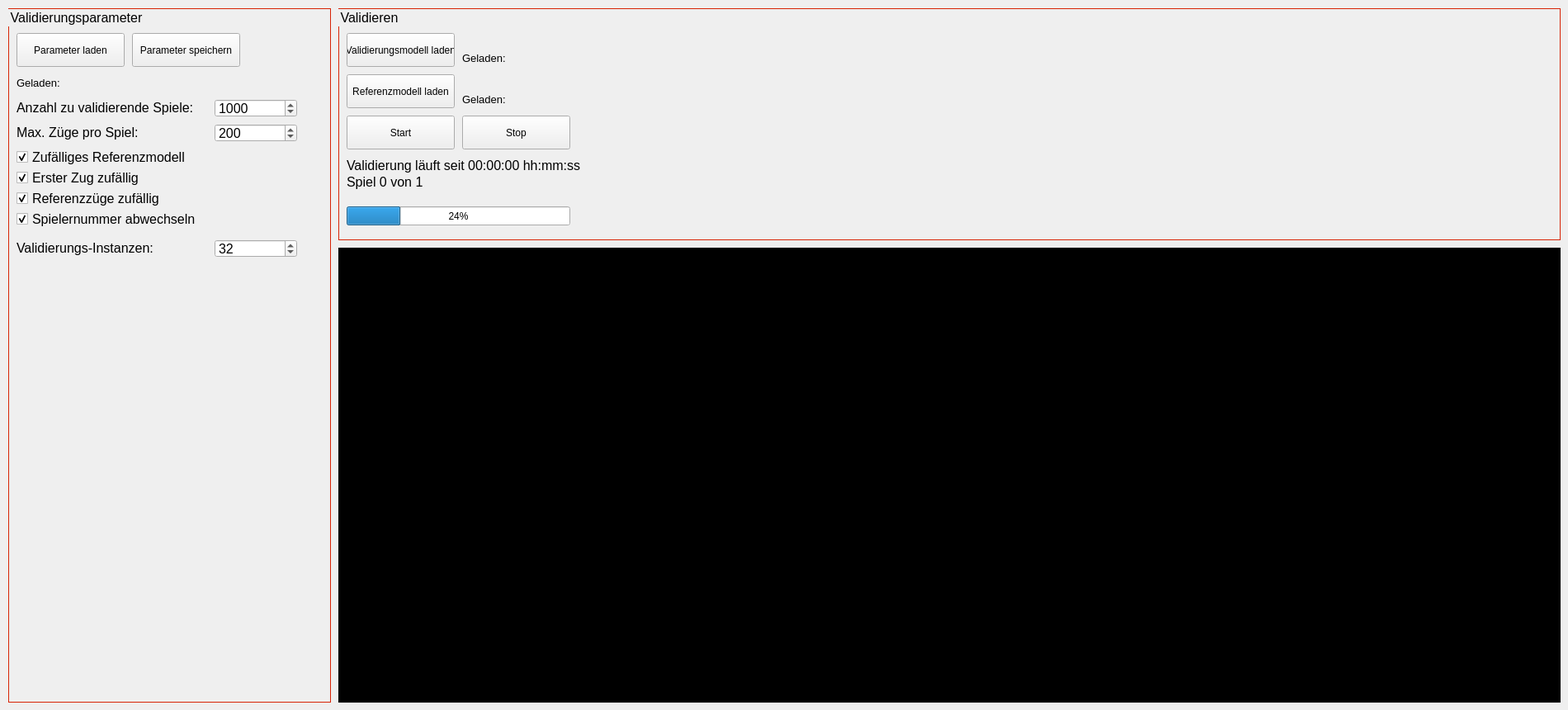
    <widget class="QWidget" name="Validierung">
     <attribute name="title">
      <string>Validierung</string>
     </attribute>
     <widget class="QGroupBox" name="gbValidierungStatus">
      <property name="geometry">
       <rect>
        <x>410</x>
        <y>10</y>
        <width>1481</width>
        <height>281</height>
       </rect>
      </property>
      <property name="font">
       <font>
        <pointsize>12</pointsize>
       </font>
      </property>
      <property name="styleSheet">
       <string notr="true">QGroupBox {
	margin-top: 3ex;
	border: 1px solid #d72305;	/* Roter Rahmen */
}

QGroupBox::title {
    top: -0.7em;
	left: 1em;
}</string>
      </property>
      <property name="title">
       <string>Validieren</string>
      </property>
      <widget class="QLabel" name="lblTxtValidationActualGames">
       <property name="geometry">
        <rect>
         <x>10</x>
         <y>200</y>
         <width>341</width>
         <height>21</height>
        </rect>
       </property>
       <property name="text">
        <string>&lt;html&gt;&lt;head/&gt;&lt;body&gt;&lt;p&gt;&lt;span style=&quot; font-size:12pt;&quot;&gt;Spiel 0 von 1&lt;/span&gt;&lt;/p&gt;&lt;/body&gt;&lt;/html&gt;</string>
       </property>
      </widget>
      <widget class="QPushButton" name="btnValidationStart">
       <property name="geometry">
        <rect>
         <x>10</x>
         <y>130</y>
         <width>131</width>
         <height>41</height>
        </rect>
       </property>
       <property name="text">
        <string>Start</string>
       </property>
      </widget>
      <widget class="QPushButton" name="btnValidationStop">
       <property name="geometry">
        <rect>
         <x>150</x>
         <y>130</y>
         <width>131</width>
         <height>41</height>
        </rect>
       </property>
       <property name="text">
        <string>Stop</string>
       </property>
       <property name="checkable">
        <bool>false</bool>
       </property>
      </widget>
      <widget class="QLabel" name="lblTxtValidationSince">
       <property name="geometry">
        <rect>
         <x>10</x>
         <y>180</y>
         <width>341</width>
         <height>21</height>
        </rect>
       </property>
       <property name="text">
        <string>&lt;html&gt;&lt;head/&gt;&lt;body&gt;&lt;p&gt;&lt;span style=&quot; font-size:12pt;&quot;&gt;Validierung läuft seit 00:00:00 hh:mm:ss&lt;/span&gt;&lt;/p&gt;&lt;/body&gt;&lt;/html&gt;</string>
       </property>
      </widget>
      <widget class="QProgressBar" name="pbarValidation">
       <property name="geometry">
        <rect>
         <x>10</x>
         <y>240</y>
         <width>271</width>
         <height>23</height>
        </rect>
       </property>
       <property name="value">
        <number>24</number>
       </property>
      </widget>
      <widget class="QPushButton" name="btnLoadReferenceModel">
       <property name="geometry">
        <rect>
         <x>10</x>
         <y>80</y>
         <width>131</width>
         <height>41</height>
        </rect>
       </property>
       <property name="text">
        <string>Referenzmodell laden</string>
       </property>
       <property name="checkable">
        <bool>false</bool>
       </property>
      </widget>
      <widget class="QPushButton" name="btnLoadValidationModel">
       <property name="geometry">
        <rect>
         <x>10</x>
         <y>30</y>
         <width>131</width>
         <height>41</height>
        </rect>
       </property>
       <property name="text">
        <string>Validierungsmodell laden</string>
       </property>
      </widget>
      <widget class="QLabel" name="lblTxtLoadedValidationModel">
       <property name="geometry">
        <rect>
         <x>150</x>
         <y>50</y>
         <width>1331</width>
         <height>21</height>
        </rect>
       </property>
       <property name="text">
        <string>&lt;html&gt;&lt;head/&gt;&lt;body&gt;&lt;p&gt;&lt;span style=&quot; font-size:10pt;&quot;&gt;Geladen:&lt;/span&gt;&lt;/p&gt;&lt;/body&gt;&lt;/html&gt;</string>
       </property>
      </widget>
      <widget class="QLabel" name="lblTxtLoadedReferenceModel">
       <property name="geometry">
        <rect>
         <x>150</x>
         <y>100</y>
         <width>1331</width>
         <height>21</height>
        </rect>
       </property>
       <property name="text">
        <string>&lt;html&gt;&lt;head/&gt;&lt;body&gt;&lt;p&gt;&lt;span style=&quot; font-size:10pt;&quot;&gt;Geladen:&lt;/span&gt;&lt;/p&gt;&lt;/body&gt;&lt;/html&gt;</string>
       </property>
      </widget>
      <zorder>btnLoadValidationModel</zorder>
      <zorder>lblTxtValidationActualGames</zorder>
      <zorder>btnValidationStart</zorder>
      <zorder>btnValidationStop</zorder>
      <zorder>lblTxtValidationSince</zorder>
      <zorder>pbarValidation</zorder>
      <zorder>btnLoadReferenceModel</zorder>
      <zorder>lblTxtLoadedValidationModel</zorder>
      <zorder>lblTxtLoadedReferenceModel</zorder>
     </widget>
     <widget class="QGroupBox" name="gbValidierungsParameter">
      <property name="geometry">
       <rect>
        <x>10</x>
        <y>10</y>
        <width>391</width>
        <height>841</height>
       </rect>
      </property>
      <property name="font">
       <font>
        <pointsize>12</pointsize>
       </font>
      </property>
      <property name="styleSheet">
       <string notr="true">QGroupBox {
	margin-top: 3ex;
	border: 1px solid #d72305;	/* Roter Rahmen */
}

QGroupBox::title {
    top: -0.7em;
	left: 1em;
}</string>
      </property>
      <property name="title">
       <string>Validierungsparameter</string>
      </property>
      <widget class="QCheckBox" name="cBoxValidationReferenceMovesRandom">
       <property name="geometry">
        <rect>
         <x>10</x>
         <y>220</y>
         <width>340</width>
         <height>20</height>
        </rect>
       </property>
       <property name="font">
        <font>
         <pointsize>12</pointsize>
        </font>
       </property>
       <property name="text">
        <string>Referenzzüge zufällig</string>
       </property>
       <property name="checked">
        <bool>true</bool>
       </property>
      </widget>
      <widget class="QSpinBox" name="sBoxValidationNumberGames">
       <property name="geometry">
        <rect>
         <x>250</x>
         <y>110</y>
         <width>100</width>
         <height>22</height>
        </rect>
       </property>
       <property name="font">
        <font>
         <pointsize>12</pointsize>
        </font>
       </property>
       <property name="minimum">
        <number>1</number>
       </property>
       <property name="maximum">
        <number>99999999</number>
       </property>
       <property name="value">
        <number>1000</number>
       </property>
       <property name="displayIntegerBase">
        <number>10</number>
       </property>
      </widget>
      <widget class="QLabel" name="lblTxtValidationMaxMoves">
       <property name="geometry">
        <rect>
         <x>10</x>
         <y>140</y>
         <width>241</width>
         <height>21</height>
        </rect>
       </property>
       <property name="text">
        <string>&lt;html&gt;&lt;head/&gt;&lt;body&gt;&lt;p&gt;&lt;span style=&quot; font-size:12pt;&quot;&gt;Max. Züge pro Spiel:&lt;/span&gt;&lt;/p&gt;&lt;/body&gt;&lt;/html&gt;</string>
       </property>
      </widget>
      <widget class="QCheckBox" name="cBoxValidationRandomReferenceModel">
       <property name="geometry">
        <rect>
         <x>10</x>
         <y>170</y>
         <width>340</width>
         <height>20</height>
        </rect>
       </property>
       <property name="font">
        <font>
         <pointsize>12</pointsize>
        </font>
       </property>
       <property name="text">
        <string>Zufälliges Referenzmodell</string>
       </property>
       <property name="checked">
        <bool>true</bool>
       </property>
      </widget>
      <widget class="QLabel" name="lblTxtNumberGames_19">
       <property name="geometry">
        <rect>
         <x>10</x>
         <y>110</y>
         <width>241</width>
         <height>21</height>
        </rect>
       </property>
       <property name="text">
        <string>&lt;html&gt;&lt;head/&gt;&lt;body&gt;&lt;p&gt;&lt;span style=&quot; font-size:12pt;&quot;&gt;Anzahl zu validierende Spiele:&lt;/span&gt;&lt;/p&gt;&lt;/body&gt;&lt;/html&gt;</string>
       </property>
      </widget>
      <widget class="QSpinBox" name="sBoxValidationMaxMoves">
       <property name="geometry">
        <rect>
         <x>250</x>
         <y>140</y>
         <width>100</width>
         <height>22</height>
        </rect>
       </property>
       <property name="font">
        <font>
         <pointsize>12</pointsize>
        </font>
       </property>
       <property name="minimum">
        <number>1</number>
       </property>
       <property name="maximum">
        <number>999</number>
       </property>
       <property name="value">
        <number>200</number>
       </property>
      </widget>
      <widget class="QCheckBox" name="cBoxValidationFirstMoveRandom">
       <property name="geometry">
        <rect>
         <x>10</x>
         <y>195</y>
         <width>340</width>
         <height>20</height>
        </rect>
       </property>
       <property name="font">
        <font>
         <pointsize>12</pointsize>
        </font>
       </property>
       <property name="text">
        <string>Erster Zug zufällig</string>
       </property>
       <property name="checked">
        <bool>true</bool>
       </property>
      </widget>
      <widget class="QPushButton" name="btnSaveValidationParameter">
       <property name="geometry">
        <rect>
         <x>150</x>
         <y>30</y>
         <width>131</width>
         <height>41</height>
        </rect>
       </property>
       <property name="text">
        <string>Parameter speichern</string>
       </property>
      </widget>
      <widget class="QPushButton" name="btnLoadValidationParameter">
       <property name="geometry">
        <rect>
         <x>10</x>
         <y>30</y>
         <width>131</width>
         <height>41</height>
        </rect>
       </property>
       <property name="text">
        <string>Parameter laden</string>
       </property>
       <property name="checkable">
        <bool>false</bool>
       </property>
      </widget>
      <widget class="QLabel" name="lblTxtLoadedValidationParameter">
       <property name="geometry">
        <rect>
         <x>10</x>
         <y>80</y>
         <width>381</width>
         <height>21</height>
        </rect>
       </property>
       <property name="text">
        <string>&lt;html&gt;&lt;head/&gt;&lt;body&gt;&lt;p&gt;&lt;span style=&quot; font-size:10pt;&quot;&gt;Geladen:&lt;/span&gt;&lt;/p&gt;&lt;/body&gt;&lt;/html&gt;</string>
       </property>
      </widget>
      <widget class="QSpinBox" name="sBoxValidationNumValidationInstances">
       <property name="geometry">
        <rect>
         <x>250</x>
         <y>280</y>
         <width>100</width>
         <height>22</height>
        </rect>
       </property>
       <property name="font">
        <font>
         <pointsize>12</pointsize>
        </font>
       </property>
       <property name="minimum">
        <number>1</number>
       </property>
       <property name="maximum">
        <number>1000</number>
       </property>
       <property name="value">
        <number>32</number>
       </property>
      </widget>
      <widget class="QLabel" name="lblTxtNumberGames_27">
       <property name="geometry">
        <rect>
         <x>10</x>
         <y>280</y>
         <width>241</width>
         <height>21</height>
        </rect>
       </property>
       <property name="text">
        <string>&lt;html&gt;&lt;head/&gt;&lt;body&gt;&lt;p&gt;&lt;span style=&quot; font-size:12pt;&quot;&gt;Validierungs-Instanzen:&lt;/span&gt;&lt;/p&gt;&lt;/body&gt;&lt;/html&gt;</string>
       </property>
      </widget>
      <widget class="QCheckBox" name="cBoxValidationSwitchPlayer">
       <property name="geometry">
        <rect>
         <x>10</x>
         <y>245</y>
         <width>340</width>
         <height>20</height>
        </rect>
       </property>
       <property name="font">
        <font>
         <pointsize>12</pointsize>
        </font>
       </property>
       <property name="text">
        <string>Spielernummer abwechseln</string>
       </property>
       <property name="checked">
        <bool>true</bool>
       </property>
      </widget>
     </widget>
     <widget class="QFrame" name="frmPlotValidation">
      <property name="geometry">
       <rect>
        <x>410</x>
        <y>300</y>
        <width>1481</width>
        <height>551</height>
       </rect>
      </property>
      <property name="styleSheet">
       <string notr="true">/*border-color: rgb(215, 35, 5);*/
background-color: rgb(0, 0, 0);

</string>
      </property>
      <property name="frameShape">
       <enum>QFrame::StyledPanel</enum>
      </property>
      <property name="frameShadow">
       <enum>QFrame::Raised</enum>
      </property>
     </widget>
    </widget>
